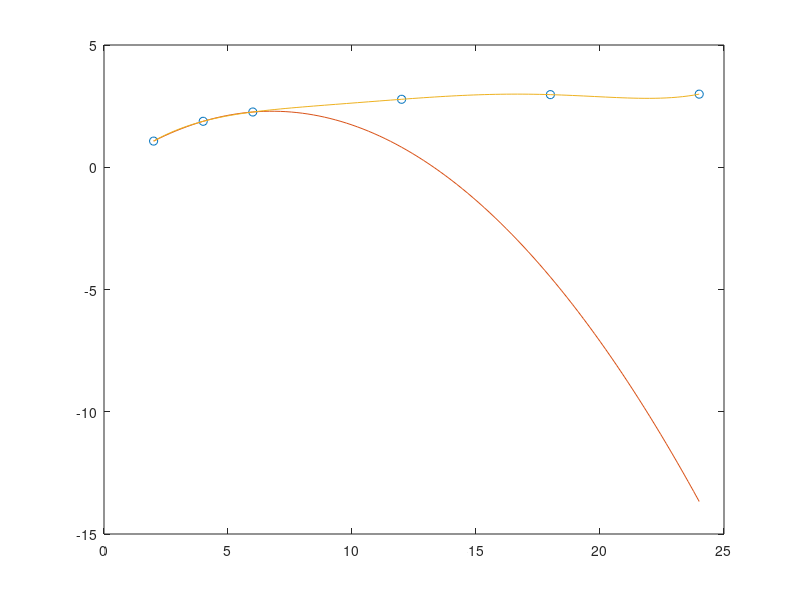

This chart was generated by the following MATLAB code:
x = [2, 4, 6, 12, 18, 24];
y = [1.07, 1.88, 2.26, 2.78, 2.97, 2.99];

plot(x,y,'o')
hold on

% Cálculos inciso a) (Grado 2, primeros 3 puntos)
x_a = x(1:3);
y_a = y(1:3);
M_a = fliplr(vander(x_a));
A_a = linsolve(M_a, y_a');

% Cálculos inciso c) (Grado 5, todos los puntos)
M_c = fliplr(vander(x));
A_c = linsolve(M_c, y');

% Graficación
x2 = linspace(2, 24, 100);

% Curva del inciso a)
y_graf_a = A_a(1) + A_a(2).*x2 + A_a(3).*x2.^2;
plot(x2, y_graf_a)

% Curva del inciso c)
y_graf_c = A_c(1) + A_c(2).*x2 + A_c(3).*x2.^2 + A_c(4).*x2.^3 + A_c(5).*x2.^4 + A_c(6).*x2.^5;
plot(x2, y_graf_c)
